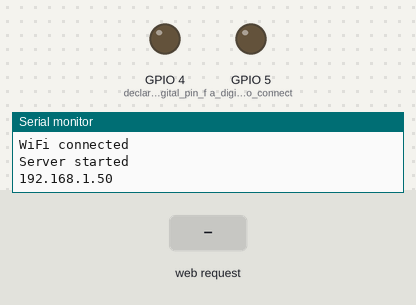
The sketch below on a simulated ESP8266 (NodeMCU). Parts: output pins drawn as LEDs (lit = HIGH), the last lines printed to the serial monitor. The inputs (shaded band) are chosen by the test bench. WiFi joins after 1.5 s; servers stay silent unless stated.

Above: at 2.7 s.
2.8 s: HTTP request GET /flash/0 received
At 3.4 s:
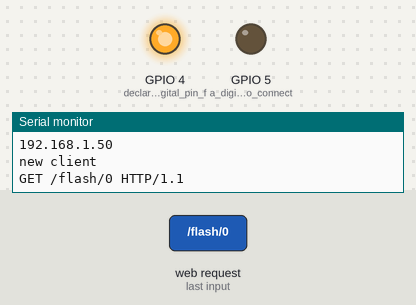
4.3 s: HTTP request GET /flash/1 received
At 5.5 s:
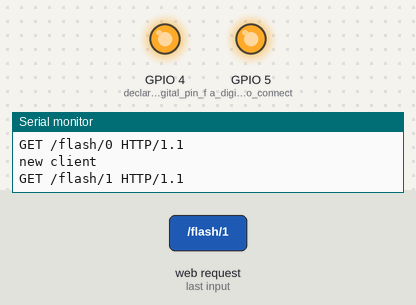
5.8 s: HTTP request GET /buzzer/0 received
At 6.9 s:
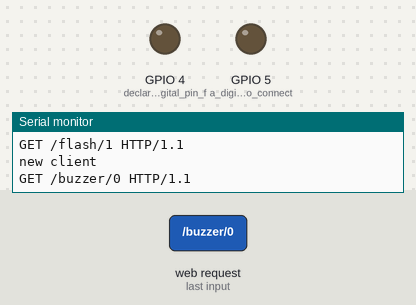
7.3 s: HTTP request GET /buzzer/1 received
At 8.0 s:
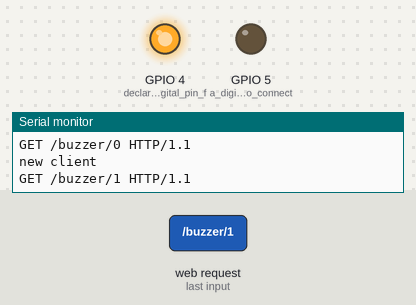
Timing chart, 0 to 9.8 s (numbered marks = the images above; inputs shaded):
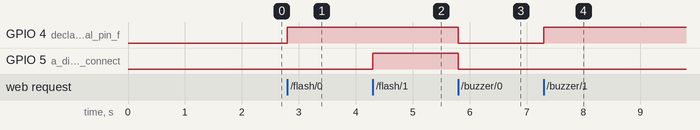

The sketch:

server.ino
```cpp
#include <ESP8266WiFi.h>                                                 // including the library
const char* ssid = "K V MOHAN(SRC)";                           //network name
const char* password = "makemehappy";                     //password
WiFiServer server(80);                                                       //creating an instance to WiFiServer
void setup() {
  pinMode(4,OUTPUT);                                                       //declaring a digital pin for light
  pinMode(05, OUTPUT);                                                   // a digital pin to connect buzzer
  Serial.begin(115200);                                                     // turning on the Serial monitor
  delay(10);
  Serial.println();
  Serial.println();
  Serial.print("Connecting to ");
  Serial.println(ssid);
  WiFi.mode(WIFI_STA);
  WiFi.begin(ssid, password);                                         // connecting to the network
  while (WiFi.status() != WL_CONNECTED)               // loops till it gets connected
  {
    delay(500);
    Serial.println(".");
  }
  Serial.println("");
  Serial.println("WiFi connected");
   server.begin(115200);                                                // Start the server
  Serial.println("Server started");
  Serial.println(WiFi.localIP());                                  // printing the IP address of server
}

void loop()
{
    while(WiFi.status() == WL_CONNECTED)
{
  WiFiClient client = server.available();                   // taking the available client and storing in
                                                                                            //client
  if (!client) {
    return;
  }
  Serial.println("new client");
   while(!client.available())                                        //waits till the client gets available
   {
    delay(1);
  }
  String req = client.readStringUntil('\r');             //reading the request from client
  Serial.println(req);
  client.flush();                                                             //waits till the characters in buffer of client
                                                                                       // have been sent
  int val,val2;
  if (req.indexOf("/flash/0") != -1)                           // checking the request againest several
    val = 0;                                                                         // conditions
  else if (req.indexOf("/flash/1") != -1)
    val = 1;
  else if (req.indexOf("/buzzer/0") != -1)
    val2=0;
  else if(req.indexOf("/buzzer/1") != -1)
    val2=1;
    else {
    return;
  }
    digitalWrite(05, val);                                                // writing the pins according to the values
    digitalWrite(04,val2);
  client.flush();
  String s = "done ";
  s+=req;
  client.print(s);                                                              // sending the response to the client
  delay(1);
}
Serial.println("wifi disconnected");

 }
```

Measured:
- after the input at 2.8 s, GPIO 4 (declaring_a_digital_pin_f): LOW → HIGH at once
- after the input at 4.3 s, GPIO 5 (a_digital_pin_to_connect): LOW → HIGH at once
- after the input at 5.8 s, GPIO 4 (declaring_a_digital_pin_f), GPIO 5 (a_digital_pin_to_connect): HIGH → LOW at once
- after the input at 7.3 s, GPIO 4 (declaring_a_digital_pin_f): LOW → HIGH at once
